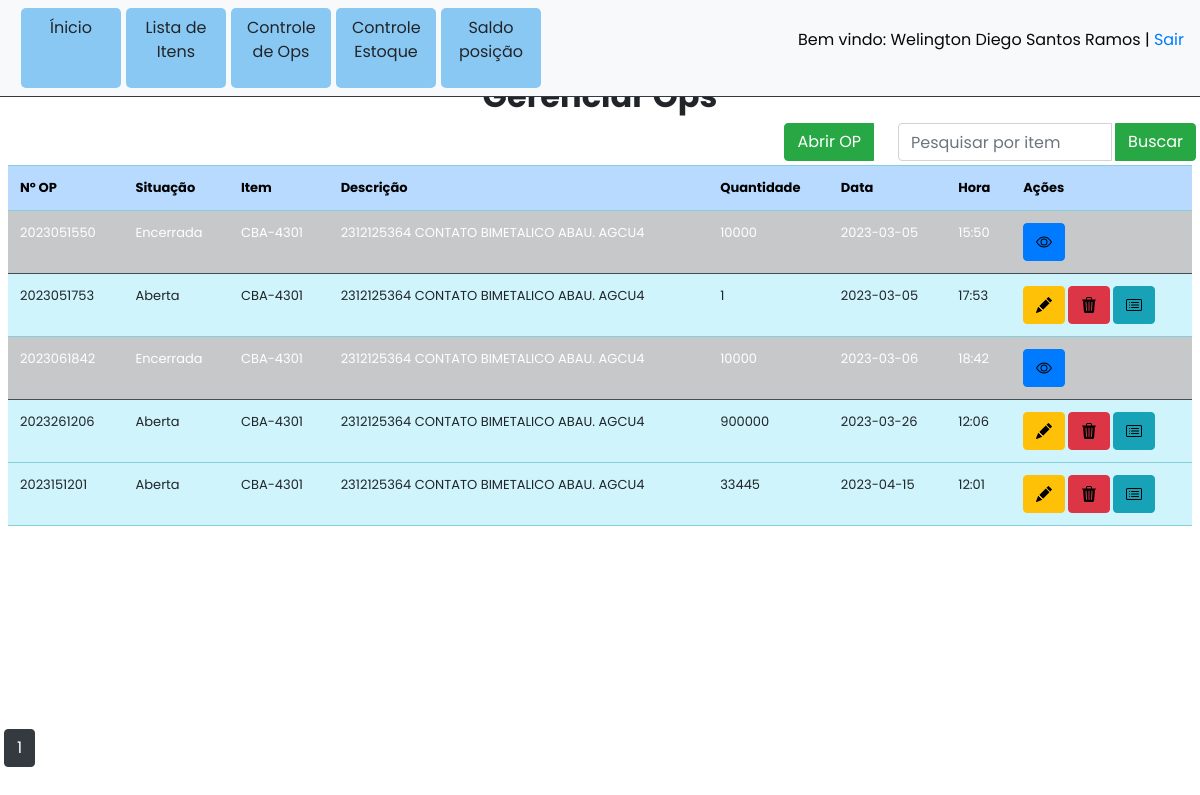
/ordens_producao (signed in), run on the app's committed database.
### models/models.py (models this page shows, shortened)
class User(db.Model, UserMixin):
    __tablename__ = "users"
    id = db.Column(db.Integer, primary_key=True)
    email = db.Column(db.String(50), unique=True, nullable=False)
    password = db.Column(db.String(100), nullable=False)
    name = db.Column(db.String(100), nullable=False)

class Ops(db.Model):
    __tablename__='ops'
    id = db.Column(db.Integer, primary_key=True)
    numero_op = db.Column(db.String(50))
    situação = db.Column(db.String(50))
    item = db.Column(db.String(50))
    descrição = db.Column(db.String(255))
    quantidade = db.Column(db.Integer)
    data_abertura = db.Column(db.String)
    hora_abertura = db.Column(db.String)
    lotes = db.relationship('Lote', backref='ops', lazy=True)

### app.py (the view)
@app.route('/ordens_producao', methods = ['GET','POST'])
def ordens_producao():
    if not current_user.is_authenticated:
        return redirect( url_for('login'))
    page = request.args.get('page', 1, type=int)
    dados = Ops.query.paginate(page=page,per_page=10)
    return render_template('ordens_producao.html', itens = dados)

### app.py (called while the page is built)
@login_manager.user_loader
def load_user(user_id):
    return User.query.get(user_id)

### templates/ordens_producao.html (shortened to what this page needs)
{% extends 'base.html' %}
{% block body %}
<div class="margin-top w-100">
    <div class="row">
        <div class="col md-12">
            <div class="m-1">
                <h2 class="d-flex justify-content-center mt-2"><strong>Gerenciar Ops</strong></h2>
                <div>
                    <div class="input-group d-flex justify-content-end w-100">
                        <button type="button" class="btn btn-success ms-1 d-flex justify-content-end" data-bs-toggle="modal"
                        data-bs-target="#add_op_Modal">Abrir OP</button>
                        <form method="POST" action="{{url_for('busca')}}" class="input-group w-25 input-group d-flex justify-content-start ms-4">
                        <input type="search" class="form-control  w-25" placeholder="Pesquisar por item" name="search" aria-label="Pesquisar por item" aria-describedby="basic-addon2" autocomplete="off">
                        <div class="input-group-append">
                        <button class="btn btn-success ms-1" type="submit">Buscar</button>
                        </form>
                    </div>
                </div>
            <div class="container_table m-1">
                <table class="table table-hover table-info">
                    <tr class="table-primary">
                        <th>Nº OP</th>
                        <th>Situação</th>
                        <th>Item</th>
                        <th>Descrição</th>
                        <th>Quantidade</th>
                        <th>Data</th>
                        <th>Hora</th>
                        <th>Ações</th>
                    </tr>
                    {% for row in itens.items %}
                    <tr class='{{"table-dark" if row.situação == "Encerrada" else ""}}'>
                        <td>{{row.numero_op}}</td>
                        <td>{{row.situação}}</td>
                        <td>{{row.item}}</td>
                        <td>{{row.descrição}}</td>
                        <td>{{row.quantidade}}</td>
                        <td>{{row.data_abertura}}</td>
                        <td>{{row.hora_abertura}}</td>
                        {% if row.situação == "Encerrada" %}
                        <td>
                            <form action="op/{{row.numero_op}}" method="post" type="hidden" >
                                <button type="submit" for="myForm" class="btn btn-primary btn-xs"><img
                                src="{{url_for('static', filename='images/eye.svg')}}" alt=""></button>
                            </form>
                        </td>
                        {% else %}
                        <td>
                            <div  class="icons">
                                <div>
                                    <a href="update_op/{{row.id}}" class="editItem btn btn-warning btn-xs " data-bs-toggle="modal"
                                        data-bs-target="#edit_op_modal{{row.id}}"><img
                                        src="{{url_for('static', filename='images/pencil-fill.svg')}}" alt="">
                                    </a>
                                </div>
                                <div>
                                    <a href="delete_op/{{row.id}}" class="btn btn-danger btn-xs"
                                        onclick="return confirm('Tem certeza que quer deletar este item ?')"><img
                                            src="{{url_for('static', filename='images/trash3-fill.svg')}}" alt="">
                                    </a>
                                </div>
                                <div>
                                    <form action="op/{{row.numero_op}}" method="post" type="hidden" >
                                                <button type="submit" for="myForm" class="btn btn-info btn-xs"><img
                                        src="{{url_for('static', filename='images/card-list.svg')}}" alt=""></button>
                                    </form>
                                </div>
                            </div>
                        </td>
                        {% endif %}
                    </tr>
                    {% endfor %}
                </table>
            </div>
                {% for page_num in itens.iter_pages(left_edge=1, right_edge=1,
                    left_current=1, right_current=2) %} {% if page_num %} {% if itens.page ==
                    page_num %}
                    <a
                      class="btn btn-dark mb-4"
                      href="{{ url_for('ordens_producao', page=page_num) }}"
                      >{{ page_num }}</a
                    >
                    {% else %}
                    <a
                      class="btn btn-outline-dark mb-4"
                      href="{{ url_for('ordens_producao', page=page_num) }}"
                      >{{ page_num }}</a
                    >
                    {% endif %} {% else %} ... {% endif %} {% endfor %}
            </div>
        </div>
    </div>
</div>
{% endblock %}

### templates/base.html (shortened to what this page needs)
<!DOCTYPE html>
<html lang="PT-BR">
<head>
    <link rel="stylesheet" href="{{ url_for('static', filename='style.css')}}">
    <link rel="stylesheet" href="{{ url_for('static', filename='bootstrap/css/bootstrap.min.css')}}">
    <link rel="stylesheet" href="{{ url_for('static', filename='style.css')}}">
</head>
<body>
    {% block body %}{% endblock %}
    <link rel="stylesheet" href="https://stackpath.bootstrapcdn.com/bootstrap/4.3.1/css/bootstrap.min.css"
>
</body>
</html>

### templates/header.html (shortened to what this page needs)
{% extends 'base.html' %}
{% block body %}
<div class="container">
<nav class="navbar navbar-expand-lg  navbar-light bg-light w-100 fixed-top header  border-bottom border-2 border-dark">
    <div class="collapse navbar-collapse" id="navbarTogglerDemo03">
          <a class="nav-link card-menu text-center" href="{{url_for('index')}}"> Ínicio</a>
          <a class="nav-link card-menu text-center" href="{{ url_for('itens')}}">Lista de Itens</a>
          <a class="nav-link card-menu text-center" href="{{ url_for('ordens_producao')}}">Controle de Ops</a>
          <a class="nav-link card-menu text-center" href="{{ url_for('consulta_estoque')}}">Controle Estoque</a>
          <a class="nav-link card-menu text-center" href="{{ url_for('posicoes_estoque')}}">Saldo posição</a>
    </div>
    <div class="usuario"><p> Bem vindo: {{ current_user.name }} | <a href="/logout">Sair</a> </p></div>
  </nav>
</div>
{% endblock %}

### static/style.css (style rules this page uses)
* { margin: 0; padding: 0; box-sizing: border-box; font-family: "Poppins", sans-serif; }
body { background: #F6F9FF; height: 100vh; width: 100%; display: flex; justify-content: center; align-items: center; flex-direction: column; color: #434343; font-size: 16px; }
.icons { display: flex; flex-direction: row; gap: 3px; }
.header { top: 0; }
.margin-top { margin-top: 8vh; }
table { white-space: nowrap; font-size: 13px; }
.container_table { overflow-x: auto; height: 70vh; }
.usuario { color: #080808; }
.card-menu { width: 100px; height: 80px; background: rgb(137, 200, 243); border-radius: 5px; margin-left: 5px; }

### data on the page
User: name "Welington Diego Santos Ramos"
Ops: numero_op "2023051550", situação "Encerrada", item "CBA-4301", descrição "2312125364 CONTATO BIMETALICO ABAU. AGCU4", quantidade "10000", data_abertura "2023-03-05", hora_abertura "15:50"
Ops: numero_op "2023051753", situação "Aberta", item "CBA-4301", descrição "2312125364 CONTATO BIMETALICO ABAU. AGCU4", quantidade "1", data_abertura "2023-03-05", hora_abertura "17:53"
Ops: numero_op "2023061842", situação "Encerrada", item "CBA-4301", descrição "2312125364 CONTATO BIMETALICO ABAU. AGCU4", quantidade "10000", data_abertura "2023-03-06", hora_abertura "18:42"
Ops: numero_op "2023261206", situação "Aberta", item "CBA-4301", descrição "2312125364 CONTATO BIMETALICO ABAU. AGCU4", quantidade "900000", data_abertura "2023-03-26", hora_abertura "12:06"
Ops: numero_op "2023151201", situação "Aberta", item "CBA-4301", descrição "2312125364 CONTATO BIMETALICO ABAU. AGCU4", quantidade "33445", data_abertura "2023-04-15", hora_abertura "12:01"

### other printed values
{{ page_num }} "1"
